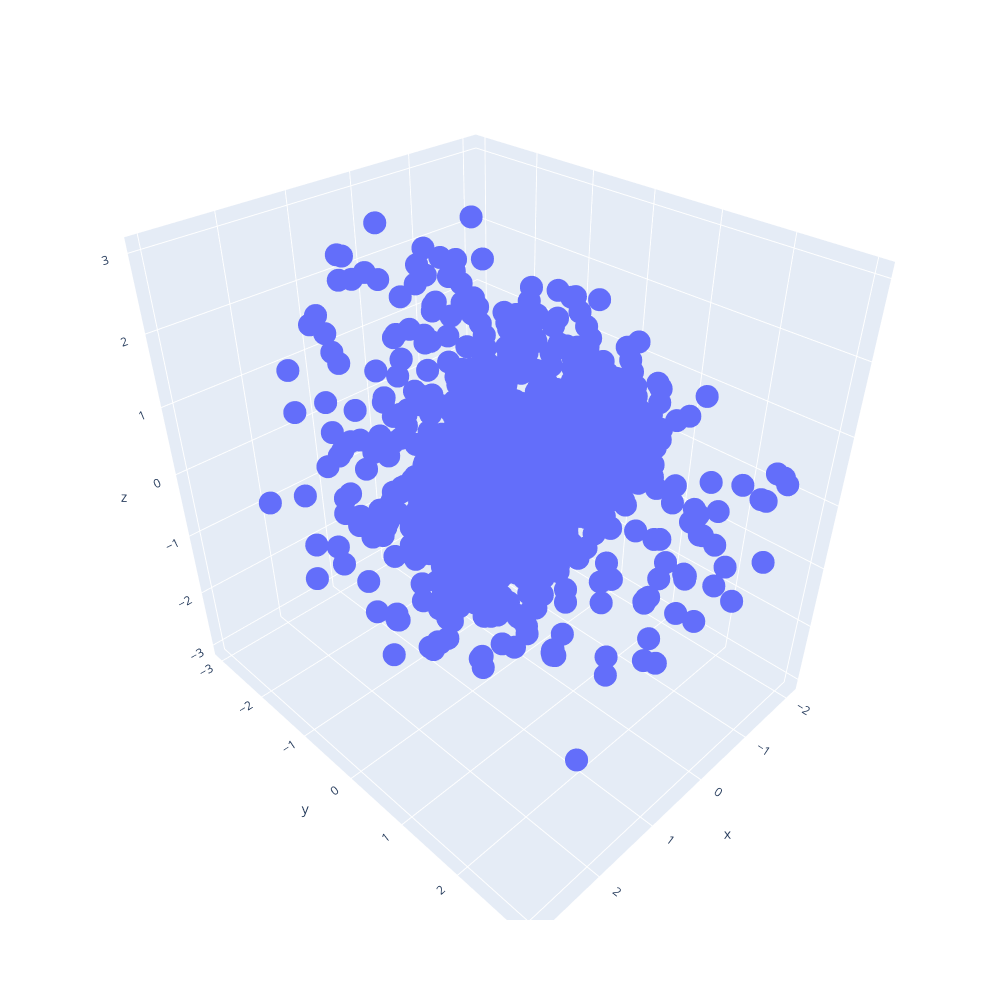

The cell this chart's notebook holds for it:
### Code cell
import plotly.express as px

px.scatter_3d(
    x=vectors[..., 0],
    y=vectors[..., 1],
    z=vectors[..., 2],
    hover_name=df["id"],
    height=1000,
    width=1000,
)

### Figure 1 — Plotly figure (JSON) as saved in the notebook; plotly's stock layout.template omitted (floating-point values rounded to 4 significant figures; data arrays with more than 128 entries replaced by an {"elided": "..."} marker saying what was removed)
{"data": [{"hovertemplate": "<b>%{hovertext}</b><br><br>x=%{x}<br>y=%{y}<br>z=%{z}<extra></extra>", "hovertext": {"elided": "1409 str values"}, "legendgroup": "", "marker": {"color": "#636efa", "symbol": "circle"}, "mode": "markers", "name": "", "scene": "scene", "showlegend": false, "type": "scatter3d", "x": {"elided": "1409 float values"}, "y": {"elided": "1409 float values"}, "z": {"elided": "1409 float values"}}], "layout": {"height": 1000, "legend": {"tracegroupgap": 0}, "margin": {"t": 60}, "scene": {"domain": {"x": [0, 1], "y": [0, 1]}, "xaxis": {"title": {"text": "x"}}, "yaxis": {"title": {"text": "y"}}, "zaxis": {"title": {"text": "z"}}}, "width": 1000}}
